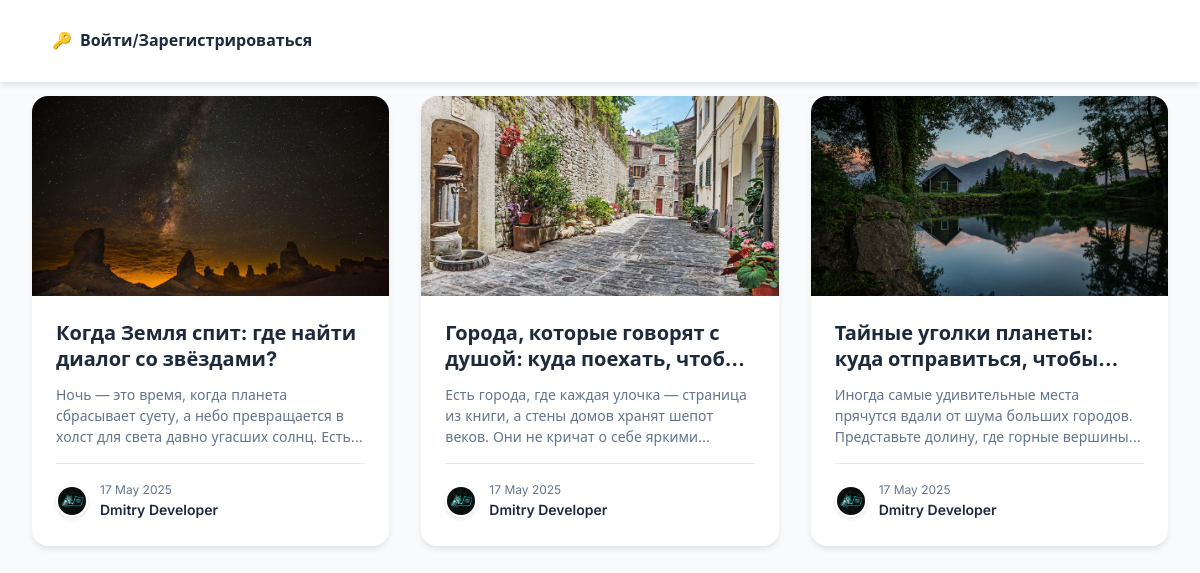
The page / on the database its author committed.
### main.py (models this page shows)
class Post(db.Model):
    id = db.Column(db.Integer, primary_key=True)
    title = db.Column(db.String(200), nullable=False)
    description = db.Column(db.String(500))
    cover = db.Column(db.String(200), nullable=False)
    date = db.Column(db.DateTime, default=datetime.utcnow)
    user_id = db.Column(db.Integer, db.ForeignKey('user.id'), nullable=False)
    author = relationship('User', back_populates='posts')

class User(db.Model):
    id = db.Column(db.Integer, primary_key=True)
    last_name = db.Column(db.String(100), nullable=False)
    first_name = db.Column(db.String(100), nullable=False)
    username = db.Column(db.String(100), unique=True, nullable=False)
    email = db.Column(db.String(120), unique=True, nullable=False)
    phone = db.Column(db.String(50), nullable=False)
    city = db.Column(db.String(100), nullable=False)
    date_of_birth = db.Column(db.Date, nullable=True)
    password_hash = db.Column(db.String(200), nullable=False)
    avatar = db.Column(db.String(200), nullable=True)
    about = db.Column(db.Text, nullable=True)
    created_at = db.Column(db.DateTime, default=datetime.utcnow)
    updated_at = db.Column(db.DateTime, default=datetime.utcnow, onupdate=datetime.utcnow)
    posts = relationship('Post', back_populates='author')

### main.py (the view)
@app.route('/')
def index():
    posts = Post.query.order_by(Post.date.desc()).all()
    user = User.query.get(session.get("user_id"))
    return render_template('index.html', posts=posts, user=user)

### templates/index.html (shortened to what this page needs)
<!DOCTYPE html>
<html lang="ru">
<head>
</head>
<body>
  <header>
    <div class="header-content">
      <div class="nav-buttons">
        {% if session.get('user_id') %}
          <a href="/personal_account" class="nav-link">
            👤 <span>Профиль</span>
          </a>
          <form action="/logout" method="post">
            <button type="submit" class="logout-btn">
              🚪 <span>Выйти</span>
            </button>
          </form>
        {% else %}
          <a href="/auth" class="nav-link">
            🔑 <span>Войти/Зарегистрироваться</span>
          </a>
        {% endif %}
      </div>
    </div>
  </header>
  <div class="container">
    {% for post in posts %}
      <a href="{{ url_for('post_detail', post_id=post.id) }}" class="card-link">
        <article class="card">
          <div class="cover-container">
            <img class="cover"
                 src="{{ url_for('media_file', filename=post.cover) }}"
                 alt="Обложка поста">
          </div>
          <div class="content">
            <h2 class="title">{{ post.title }}</h2>
            <p class="description">{{ post.description }}</p>
            <div class="meta">
              <img class="avatar"
                   src="{{ url_for('media_file', filename='avatar/' + (post.author.avatar or 'default-avatar.jpg')) }}"
                   alt="{{ post.author.first_name }}">
              <div class="author-info">
                <time class="post-date">{{ post.date.strftime('%d %b %Y') }}</time><span class="author-name">{{ post.author.first_name }} {{ post.author.last_name }}</span>
              </div>
            </div>
          </div>
        </article>
      </a>
    {% else %}
      <div class="empty-state">
        <h3>Пока нет публикаций</h3>
        <p>Будьте первым, кто поделится чем-то интересным!</p>
      </div>
    {% endfor %}
  </div>
</body>
</html>

### templates/index.html (style rules this page uses)
:root { --primary: #6366f1; --primary-hover: #4f46e5; --background: #f8fafc; --surface: #ffffff; --text: #1e293b; --text-secondary: #64748b; --gradient: linear-gradient(135deg, #6366f1 0%, #a855f7 50%, #ec4899 100%); }
* { box-sizing: border-box; margin: 0; padding: 0; }
body { font-family: 'Inter', system-ui, -apple-system, sans-serif; background: var(--background); color: var(--text); line-height: 1.6; }
header { position: fixed; top: 0; width: 100%; background: var(--surface); padding: 1rem 2rem; display: flex; align-items: center; gap: 1.5rem; box-shadow: 0 4px 6px -1px rgba(0, 0, 0, 0.1); z-index: 1000; }
.header-content { max-width: 1400px; width: 100%; margin: 0 auto; display: flex; justify-content: space-between; align-items: center; }
.nav-buttons { display: flex; gap: 1rem; align-items: center; }
.nav-link { text-decoration: none; color: var(--text); font-weight: 600; padding: 0.75rem 1.25rem; border-radius: 8px; transition: all 0.2s ease; display: flex; align-items: center; gap: 0.5rem; }
.container { max-width: 1400px; margin: 6rem auto 3rem; padding: 0 2rem; display: grid; grid-template-columns: repeat(auto-fill, minmax(320px, 1fr)); gap: 2rem; }
.card { background: var(--surface); border-radius: 16px; overflow: hidden; transition: all 0.3s cubic-bezier(0.4, 0, 0.2, 1); box-shadow: 0 4px 6px -1px rgba(0, 0, 0, 0.1); position: relative; }
.cover-container { height: 200px; overflow: hidden; position: relative; }
.cover { width: 100%; height: 100%; object-fit: cover; transition: transform 0.3s ease; }
.content { padding: 1.5rem; }
.title { font-size: 1.25rem; font-weight: 700; margin-bottom: 0.75rem; color: var(--text); line-height: 1.3; display: -webkit-box; -webkit-line-clamp: 2; -webkit-box-orient: vertical; overflow: hidden; }
.description { color: var(--text-secondary); font-size: 0.875rem; margin-bottom: 1rem; line-height: 1.5; display: -webkit-box; -webkit-line-clamp: 3; -webkit-box-orient: vertical; overflow: hidden; }
.meta { display: flex; align-items: center; gap: 0.75rem; padding-top: 1rem; border-top: 1px solid #e2e8f0; }
.avatar { width: 32px; height: 32px; border-radius: 50%; object-fit: cover; border: 2px solid var(--surface); box-shadow: 0 2px 4px rgba(0, 0, 0, 0.1); }
.author-info { display: flex; flex-direction: column; }
.card-link { text-decoration: none !important; color: inherit; }
.nav-link { text-decoration: none !important; }
.author-name { font-weight: 600; font-size: 0.875rem; }
.post-date { font-size: 0.75rem; color: var(--text-secondary); }

### rows shown on the page
Post: cover (picture), title "Когда Земля спит: где найти диалог со звёздами?", description "Ночь — это время, когда планета сбрасывает суету, а небо превращается в холст для света давно угасших солнц.…", avatar (picture), date "17 May 2025", author.first_name "Dmitry", author.last_name "Developer"
Post: cover (picture), title "Города, которые говорят с душой: куда поехать,…", description "Есть города, где каждая улочка — страница из книги, а стены домов хранят шепот веков. Они не кричат о себе…", avatar (picture), date "17 May 2025", author.first_name "Dmitry", author.last_name "Developer"
Post: cover (picture), title "Тайные уголки планеты: куда отправиться,…", description "Иногда самые удивительные места прячутся вдали от шума больших городов. Представьте долину, где горные…", avatar (picture), date "17 May 2025", author.first_name "Dmitry", author.last_name "Developer"
